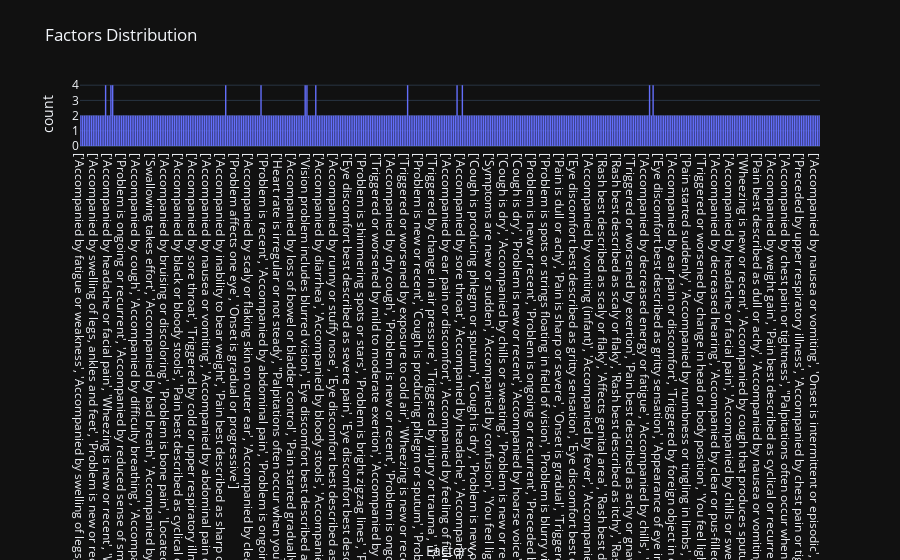

Source (notebook cell):
### Code cell
# Visualize the distribution of 'Factors'
fig_factors_distribution = px.histogram(new_df, x='Factors', title='Factors Distribution', template='plotly_dark')
fig_factors_distribution.show()

### Figure 1 — Plotly figure (JSON) as saved in the notebook; plotly's stock layout.template omitted (floating-point values rounded to 4 significant figures; data arrays with more than 128 entries replaced by an {"elided": "..."} marker saying what was removed)
{"data": [{"alignmentgroup": "True", "bingroup": "x", "hovertemplate": "Factors=%{x}<br>count=%{y}<extra></extra>", "legendgroup": "", "marker": {"color": "#636efa", "pattern": {"shape": ""}}, "name": "", "offsetgroup": "", "orientation": "v", "showlegend": false, "type": "histogram", "x": {"elided": "864 str values"}, "xaxis": "x", "yaxis": "y"}], "layout": {"barmode": "relative", "legend": {"tracegroupgap": 0}, "title": {"text": "Factors Distribution"}, "xaxis": {"anchor": "y", "domain": [0, 1], "title": {"text": "Factors"}}, "yaxis": {"anchor": "x", "domain": [0, 1], "title": {"text": "count"}}}}
